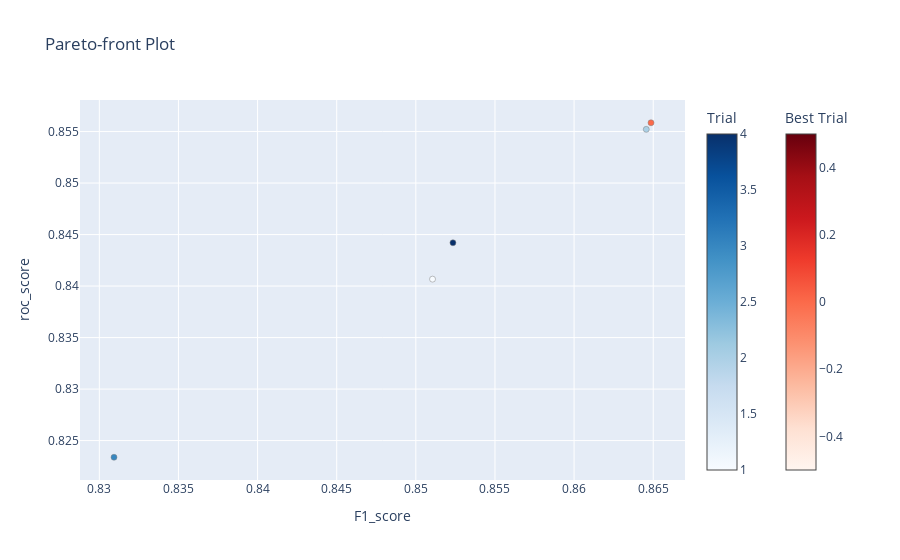

Write notebook code for a chart like this one.
### Markdown cell above
### Gradient boosting + Optuna

### Code cell
def optuna_gb(trial):
    # set dimensions
    n_estimators = trial.suggest_int('n_estimators', 300, 350, 1)
    max_depth = trial.suggest_int('max_depth', 5, 10, 1)
    min_samples_leaf = trial.suggest_int('min_samples_leaf', 2, 5, 1)
    learning_rate = trial.suggest_float('learning_rate', 0.01, 0.1)
    
    # model creation 
    model = GradientBoostingClassifier(
      n_estimators=n_estimators,
      learning_rate=learning_rate,
      max_depth=max_depth,
      min_samples_leaf=min_samples_leaf,
      random_state=random_seed)
    
    # training
    model.fit(X_train, y_train)
    y_pred = np.round(model.predict_proba(X_test)[:,1])
    F1_score = f1_score(y_test, y_pred)
    roc_score = roc_auc_score(y_test, y_pred)
    
    return F1_score, roc_score

#%%time
sampler = TPESampler(seed=random_seed) # fix random seed

# create study set
study = optuna.create_study(study_name="GBClassifier", directions=["maximize", "maximize"], sampler=sampler)
# try multiple times
study.optimize(optuna_gb, n_trials=5)
clear_output(wait=False)

optuna.visualization.plot_pareto_front(study, target_names=["F1_score", "roc_score"])

### Figure 1 — Plotly figure (JSON) as saved in the notebook; plotly's stock layout.template omitted (floating-point values rounded to 4 significant figures)
{"data": [{"hovertemplate": "%{text}<extra>Trial</extra>", "marker": {"color": [1, 2, 3, 4], "colorbar": {"title": {"text": "Trial"}}, "colorscale": [[0, "rgb(247,251,255)"], [0.125, "rgb(222,235,247)"], [0.25, "rgb(198,219,239)"], [0.375, "rgb(158,202,225)"], [0.5, "rgb(107,174,214)"], [0.625, "rgb(66,146,198)"], [0.75, "rgb(33,113,181)"], [0.875, "rgb(8,81,156)"], [1, "rgb(8,48,107)"]], "line": {"color": "Grey", "width": 0.5}}, "mode": "markers", "showlegend": false, "text": ["{<br>  \"number\": 1,<br>  \"values\": [<br>    0.8510554349970408,<br>    0.8406726421085382<br>  ],<br>  \"params\": {<br>    \"n_estimators\": 307,<br>    \"max_depth\": 5,<br>    \"min_samples_leaf\": 2,<br>    \"learning_rate\": 0.08795585311974417<br>  }<br>}", "{<br>  \"number\": 2,<br>  \"values\": [<br>    0.8645607107601185,<br>    0.8552146065883297<br>  ],<br>  \"params\": {<br>    \"n_estimators\": 330,<br>    \"max_depth\": 9,<br>    \"min_samples_leaf\": 2,<br>    \"learning_rate\": 0.0972918866945795<br>  }<br>}", "{<br>  \"number\": 3,<br>  \"values\": [<br>    0.8309276269304533,<br>    0.8233816334011005<br>  ],<br>  \"params\": {<br>    \"n_estimators\": 342,<br>    \"max_depth\": 6,<br>    \"min_samples_leaf\": 2,<br>    \"learning_rate\": 0.026506405886809047<br>  }<br>}", "{<br>  \"number\": 4,<br>  \"values\": [<br>    0.8523442967109867,<br>    0.8442032460032307<br>  ],<br>  \"params\": {<br>    \"n_estimators\": 315,<br>    \"max_depth\": 8,<br>    \"min_samples_leaf\": 3,<br>    \"learning_rate\": 0.036210622617823776<br>  }<br>}"], "type": "scatter", "x": [0.8511, 0.8646, 0.8309, 0.8523], "y": [0.8407, 0.8552, 0.8234, 0.8442]}, {"hovertemplate": "%{text}<extra>Best Trial</extra>", "marker": {"color": [0], "colorbar": {"title": {"text": "Best Trial"}, "x": 1.1, "xpad": 40}, "colorscale": [[0, "rgb(255,245,240)"], [0.125, "rgb(254,224,210)"], [0.25, "rgb(252,187,161)"], [0.375, "rgb(252,146,114)"], [0.5, "rgb(251,106,74)"], [0.625, "rgb(239,59,44)"], [0.75, "rgb(203,24,29)"], [0.875, "rgb(165,15,21)"], [1, "rgb(103,0,13)"]], "line": {"color": "Grey", "width": 0.5}}, "mode": "markers", "showlegend": false, "text": ["{<br>  \"number\": 0,<br>  \"values\": [<br>    0.8648595172140878,<br>    0.8558555174809379<br>  ],<br>  \"params\": {<br>    \"n_estimators\": 319,<br>    \"max_depth\": 10,<br>    \"min_samples_leaf\": 4,<br>    \"learning_rate\": 0.0638792635777333<br>  }<br>}"], "type": "scatter", "x": [0.8649], "y": [0.8559]}], "layout": {"title": {"text": "Pareto-front Plot"}, "xaxis": {"title": {"text": "F1_score"}}, "yaxis": {"title": {"text": "roc_score"}}}}
